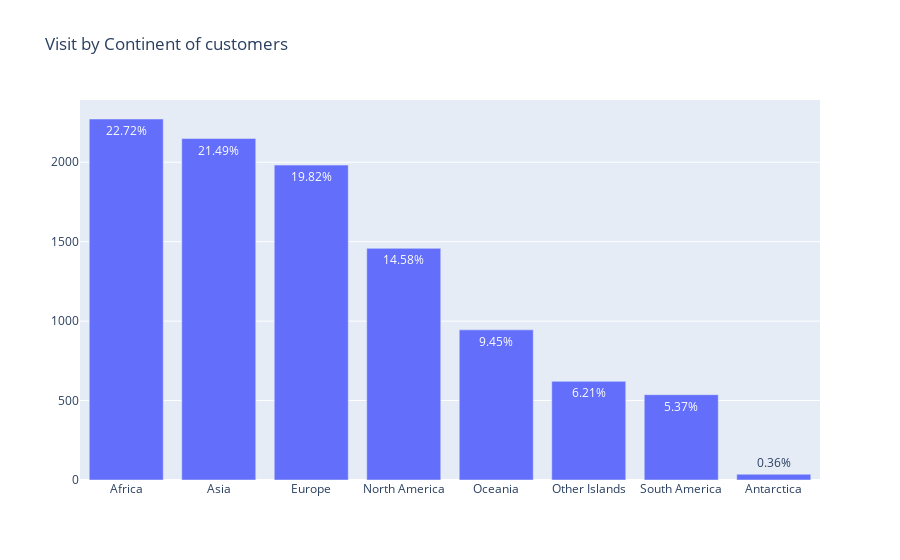

The cell this chart's notebook holds for it:
### Markdown cell above
#### 4.1.5 Continents and Countries of visits

### Code cell
visit_country = event_visit_type.groupby('continent')['customer_id'].nunique().sort_values(ascending=False)
percentages = get_percentages(visit_country)
fig = go.Figure(data=go.Bar(x=visit_country.index, y=visit_country.values, text=percentages.apply(lambda y :str(y) + '%')))
fig.update_layout(title = 'Visit by Continent of customers')
fig.show()

### Figure 1 — Plotly figure (JSON) as saved in the notebook; plotly's stock layout.template omitted (floating-point values rounded to 4 significant figures)
{"data": [{"text": ["22.72%", "21.49%", "19.82%", "14.58%", "9.45%", "6.21%", "5.37%", "0.36%"], "type": "bar", "x": ["Africa", "Asia", "Europe", "North America", "Oceania", "Other Islands", "South America", "Antarctica"], "y": [2272, 2149, 1982, 1458, 945, 621, 537, 36]}], "layout": {"title": {"text": "Visit by Continent of customers"}}}
